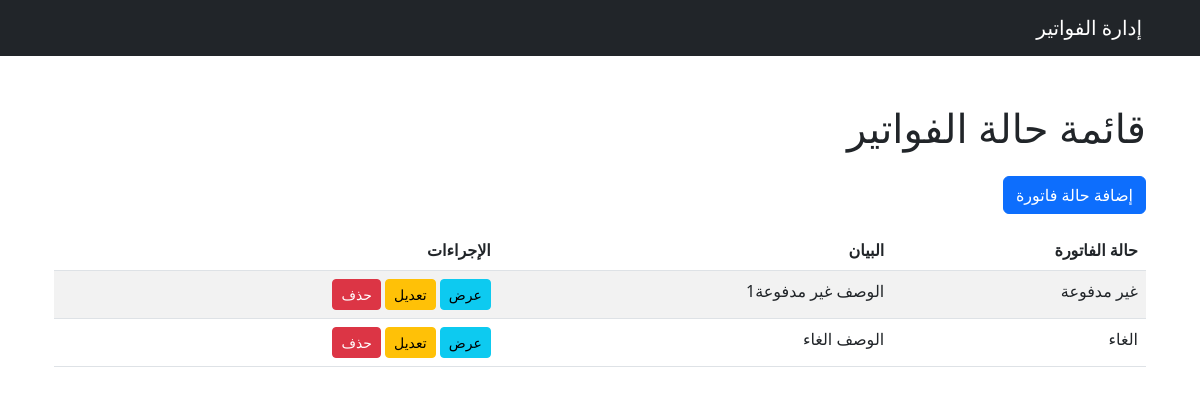
Before: /invoice/status/ with the older database file.
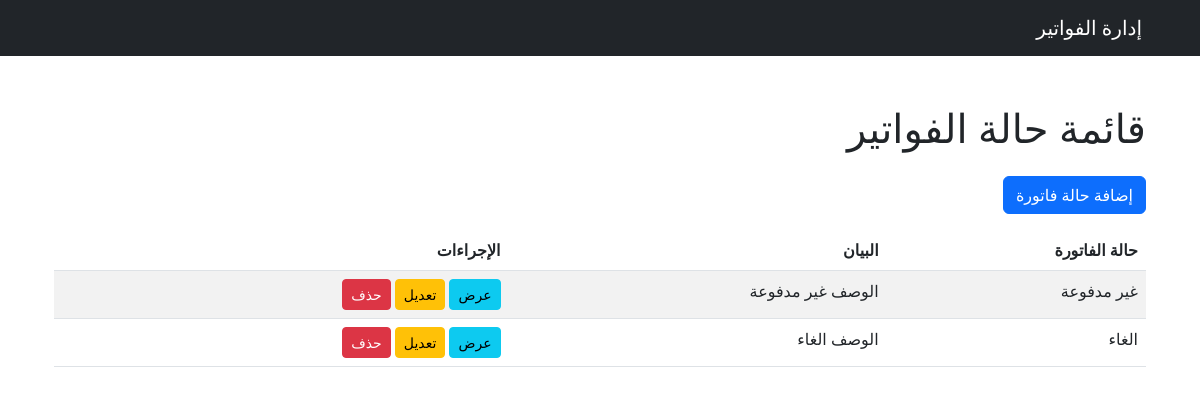
After: the same page with the newer database file.
### invoice/models.py (models this page shows, shortened)
class Status(models.Model):
    status_types = models.CharField(max_length=255, verbose_name=_("حالة الفاتورة"))
    status_description = models.TextField(blank=True, null=True, verbose_name=_("الوصف"))
    uniqueId = models.UUIDField(default=uuid4, editable=False, unique=True, verbose_name=_("الرقم المسلسل"))
    slug = models.SlugField(max_length=225, unique=True, blank=True, null=True)
    date_created = models.DateTimeField(auto_now_add=True)
    last_updated = models.DateTimeField(auto_now=True)
    class Meta:
        verbose_name = _('حالة الفاتورة')
        verbose_name_plural = _('حالة الفوالفواتير')

### invoice/views.py (the view)
# urls.py: path('status/', StatusListView.as_view(), name='status_list'),
class StatusListView(ListView):
    model = Status
    template_name = 'status/status_list.html'
    context_object_name = 'status'

### templates/status/status_list.html
{% extends 'base.html' %}
{% block content %}
<div class="container mt-5">
    <h1 class="mb-4">قائمة  حالة الفواتير</h1>
    <a href="{% url 'status_create' %}" class="btn btn-primary mb-3">إضافة حالة فاتورة   </a>
    <table class="table table-striped">
        <thead>
            <tr>
                <th>حالة الفاتورة </th>
                <th>البيان</th>
                <th>الإجراءات</th>
            </tr>
        </thead>
        <tbody>
            {% for status in status %}
                <tr>
                    <td>{{ status.status_types }}</td>
                    <td>{{ status.status_description }}</td>
                    <td>
                        <a href="{% url 'status_detail' status.pk %}" class="btn btn-info btn-sm">عرض</a>
                        <a href="{% url 'status_update' status.pk %}" class="btn btn-warning btn-sm">تعديل</a>
                        <a href="{% url 'status_delete' status.pk %}" class="btn btn-danger btn-sm">حذف</a>
                    </td>
                </tr>
            {% endfor %}
        </tbody>
    </table>
</div>
{% endblock %}

Changed rows visible on the page:
changed Status "غير مدفوعة": status_description "الوصف غير مدفوعة1" → "الوصف غير مدفوعة"
